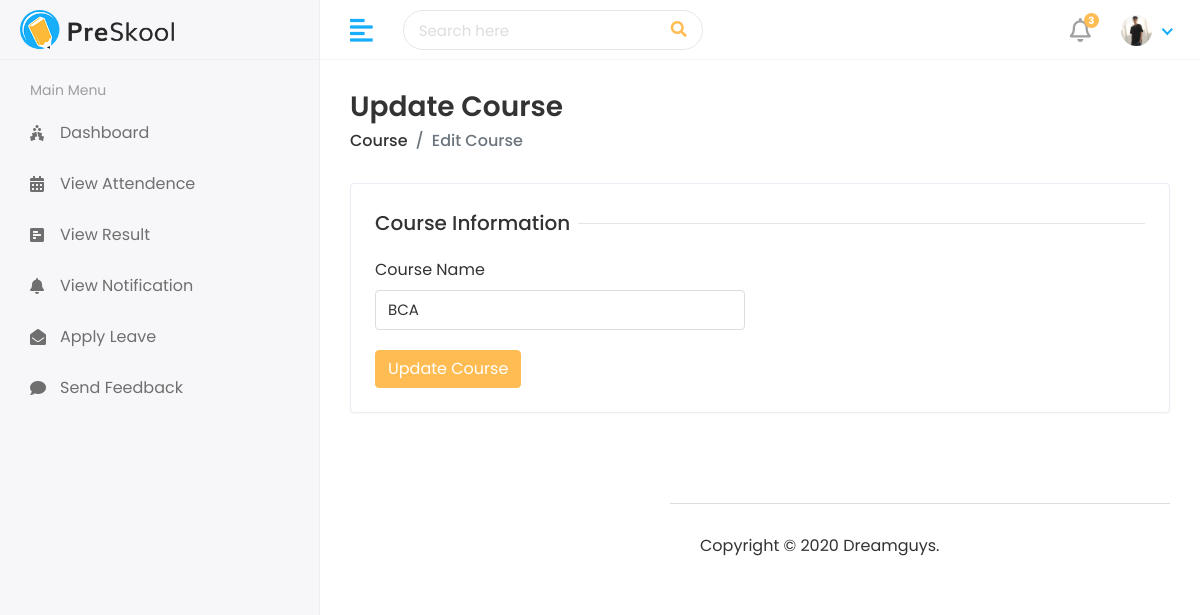
Screenshot of /HOD/Course-edit/13 (signed in) with the database file from the repository.
### StudentApp/models.py (models this page shows)
class CustomUser(AbstractUser):
    user_type = models.CharField(choices=UserTypes , max_length=20 , default='Student' , null=True)
    username = models.CharField(max_length=44,null=True,unique=True)
    profile = models.ImageField(upload_to='media/profile_pic' , null=True , default='static/assets/img/profiles/avatar-01.jpg')

class Course(models.Model):
    name = models.CharField(max_length=100 ,)
    created_at = models.DateField(auto_now_add=True)
    updated_at = models.DateField(auto_now_add=True , null=True)
    def __str__(self):
        return self.name

### StudentApp/HodViews.py (the view, shortened to what this page needs)
# urls.py: path('HOD/Course-edit/<int:id>' , HodViews.CourseEdit , name='CourseEdit'),
@login_required(login_url= '/')
def CourseEdit(request , id):
    if request.method == "GET":
        Courses = Course.objects.get(id=id)
        Context = {
            'Courses':Courses,
        }
        return render(request , 'Hod/EditCourse.html' , Context)

### templates/Hod/EditCourse.html (shortened to what this page needs)
{% extends 'base.html' %}
{% block content %}
<div class="page-header">
    <div class="row align-items-center">
       <div class="col">
          <h3 class="page-title">Update Course</h3>
          <ul class="breadcrumb">
             <li class="breadcrumb-item"><a href="students.html">Course</a></li>
             <li class="breadcrumb-item active">Edit Course</li>
          </ul>
       </div>
    </div>
 </div>
 <div class="row">
    <div class="col-sm-12">
       <div class="card">
          <div class="card-body">
             <form method="post" enctype="multipart/form-data" action="{% url 'CourseEdit' Courses.id %}">
                <div class="row">
                   <div class="col-12">
                      <h5 class="form-title"><span>Course Information</span></h5>
                   </div>
                   <div class="col-12 col-sm-6">
                      <div class="form-group">
                         <label>Course Name</label>
                         <input type="text" class="form-control" name="Course" value='{{Courses}}' required>
                      </div>
                   </div>
                   <div class="col-12">
                      <button type="submit" class="btn btn-primary">Update Course</button>
                   </div>
                </div>
             </form>
          </div>
       </div>
    </div>
 </div>
{% endblock %}

### templates/includes/header.html (shortened to what this page needs)
{% load static %}
<div class="header">
    <div class="header-left">
       <a href="index.html" class="logo">
       <img src="{% static 'assets/img/logo.png' %}" alt="Logo">
       </a>
    </div>
    <a href="javascript:void(0);" id="toggle_btn">
    <i class="fas fa-align-left"></i>
    </a>
    <div class="top-nav-search">
       <form>
          <input type="text" class="form-control" placeholder="Search here">
          <button class="btn" type="submit"><i class="fas fa-search"></i></button>
       </form>
    </div>
    <ul class="nav user-menu">
       <li class="nav-item dropdown noti-dropdown">
          <a href="#" class="dropdown-toggle nav-link" data-toggle="dropdown">
          <i class="far fa-bell"></i> <span class="badge badge-pill">3</span>
          </a>
       </li>
       <li class="nav-item dropdown has-arrow">
          <a href="#" class="dropdown-toggle nav-link" data-toggle="dropdown">
            {% if not user.profile.url is None and not user.profile.url is "" %}
            <span class="user-img"><img class="rounded-circle" src="{{user.profile.url}}" width="31" alt="Ryan Taylor"></span>
            {% else %}
            <span class="user-img"><img class="rounded-circle" src="{% static 'assets/img/profiles/avatar-01.jpg' %}" width="31" alt="Ryan Taylor"></span>
            {% endif %}
          </a>
       </li>
    </ul>
 </div>

### static/assets/css/style.css (style rules this page uses)
html { height: 100%; }
body { background-color: #fff; color: #333; font-family: 'Poppins', sans-serif; font-size: 1rem; height: 100%; line-height: 1.5; overflow-x: hidden; }
h1, h2, h3, h4, h5, h6 { font-family: 'Poppins', sans-serif; margin-top: 0; }
.form-control { border: 1px solid #ddd; box-shadow: none; color: #333; font-size: 15px; height: 40px; }
a { color: #009ce7; }
input, button, a { transition: all 0.4s ease; -moz-transition: all 0.4s ease; -o-transition: all 0.4s ease; -ms-transition: all 0.4s ease; -webkit-transition: all 0.4s ease; }
input, input:focus, button, button:focus { outline: none; }
input[type=text], input[type=password] { -webkit-appearance: none; -moz-appearance: none; appearance: none; }
.form-group { margin-bottom: 1.25rem; }
ul, ol { padding: 0px; list-style: none; }
.btn-primary { background-color: #FFBC53; border: 1px solid #FFBC53; }
.card { border: 1px solid #ececf5; box-shadow: 0 1px 3px 0 rgba(0, 0, 0, 0.03); margin-bottom: 1.875rem; }
.card-body { padding: 1.5rem; }
.header { background-color: #fff; border-bottom: 1px solid #f3f3f4; left: 0; position: fixed; right: 0; top: 0; z-index: 1001; height: 60px; }
.header .header-left { float: left; height: 60px; padding: 0 20px; position: relative; width: 320px; z-index: 1; transition: all 0.2s ease-in-out; background-color: #f7f7fa; border-bottom: 1px solid #efefef; border-right: 1px solid #ececf5; display: flex; align-items: center; }
.header .header-left .logo { display: inline-block; line-height: 60px; }
.header .header-left .logo img { max-height: 40px; width: auto; }
.header .dropdown-toggle:after { display: none; }
.header .has-arrow .dropdown-toggle:after { border-top: 0; border-left: 0; border-bottom: 2px solid #18aefa; border-right: 2px solid #18aefa; content: ''; height: 8px; display: inline-block; pointer-events: none; -webkit-transform-origin: 66% 66%; -ms-transform-origin: 66% 66%; transform-origin: 66% 66%; -webkit-transform: rotate(45deg); -ms-transform: rotate(45deg); transform: rotate(45deg); -webkit-transition: all 0.15s ease-in-out; transition: all 0.15s ease-in-out; width: 8px; vertical-align: 0px; }
.user-menu { float: right; margin: 0; position: relative; z-index: 99; padding-right: 15px; }
.user-menu.nav > li > a { color: #a0a0a0; font-size: 14px; line-height: 58px; padding: 0 15px; height: 60px; }
.user-img { margin-right: 3px; position: relative; }
.top-nav-search { float: left; margin-left: 15px; }
.top-nav-search form { margin-top: 10px; position: relative; width: 300px; }
.top-nav-search .form-control { background-color: transparent; border-color: rgba(0, 0, 0, 0.1); border-radius: 50px; color: #ddd; height: 40px; padding: 10px 50px 10px 15px; }
.top-nav-search .btn { background-color: transparent; border-color: transparent; color: #ffbc53; min-height: 40px; padding: 7px 15px; position: absolute; right: 0; top: 0; }
.top-nav-search .form-control::placeholder { color: #ddd; }
.page-header { margin-bottom: 1.875rem; }
.page-header .breadcrumb { background-color: transparent; color: #6c757d; font-size: 1rem; font-weight: 500; margin-bottom: 0; padding: 0; }
.page-header .breadcrumb a { color: #333; }
.page-title { font-size: 28px; font-weight: 600; color: #333; margin-bottom: 5px; }
.user-menu.nav > li > a .badge { background-color: #FFBC53; display: block; font-size: 10px; font-weight: bold; height: 15px; width: 15px; position: absolute; right: 7px; top: 13px; color: #fff; padding: 3px; }
.user-menu.nav > li > a > i { font-size: 1.5rem; line-height: 60px; }
.form-title { width: 100%; max-width: 100%; padding: 0; font-size: 1.25rem; font-weight: 500; line-height: inherit; color: #333; white-space: normal; position: relative; display: block; margin-bottom: 20px; }
.form-title:before { content: ""; position: absolute; left: 0px; right: 0px; height: 1px; top: 50%; background-color: rgba(0, 0, 0, 0.1); }
.form-title span { padding: 0px 0.5rem 0 0; background-color: #fff; display: inline-block; z-index: 2; position: relative; }
@media (min-width: 992px) { #toggle_btn { align-items: center; color: #18aefa; display: inline-flex; float: left; font-size: 26px; height: 60px; justify-content: center; margin-left: 15px; padding: 0 15px; } }

### templates/base.html (style rules this page uses)
* { font-family: 'Poppins' , 'sans-serif'; }

### rows the page displays
CustomUser: profile (picture)
Course: Course "BCA"
